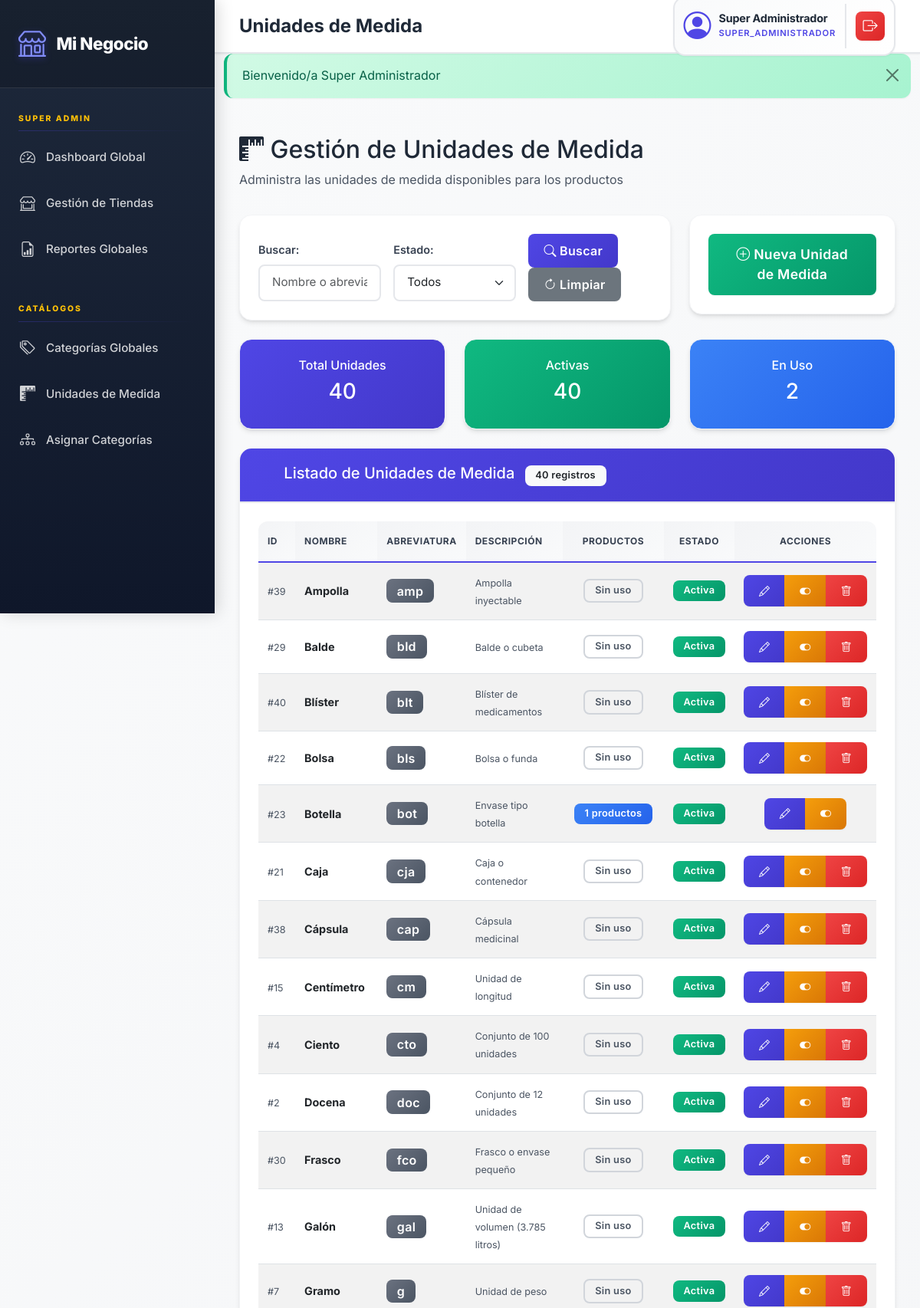
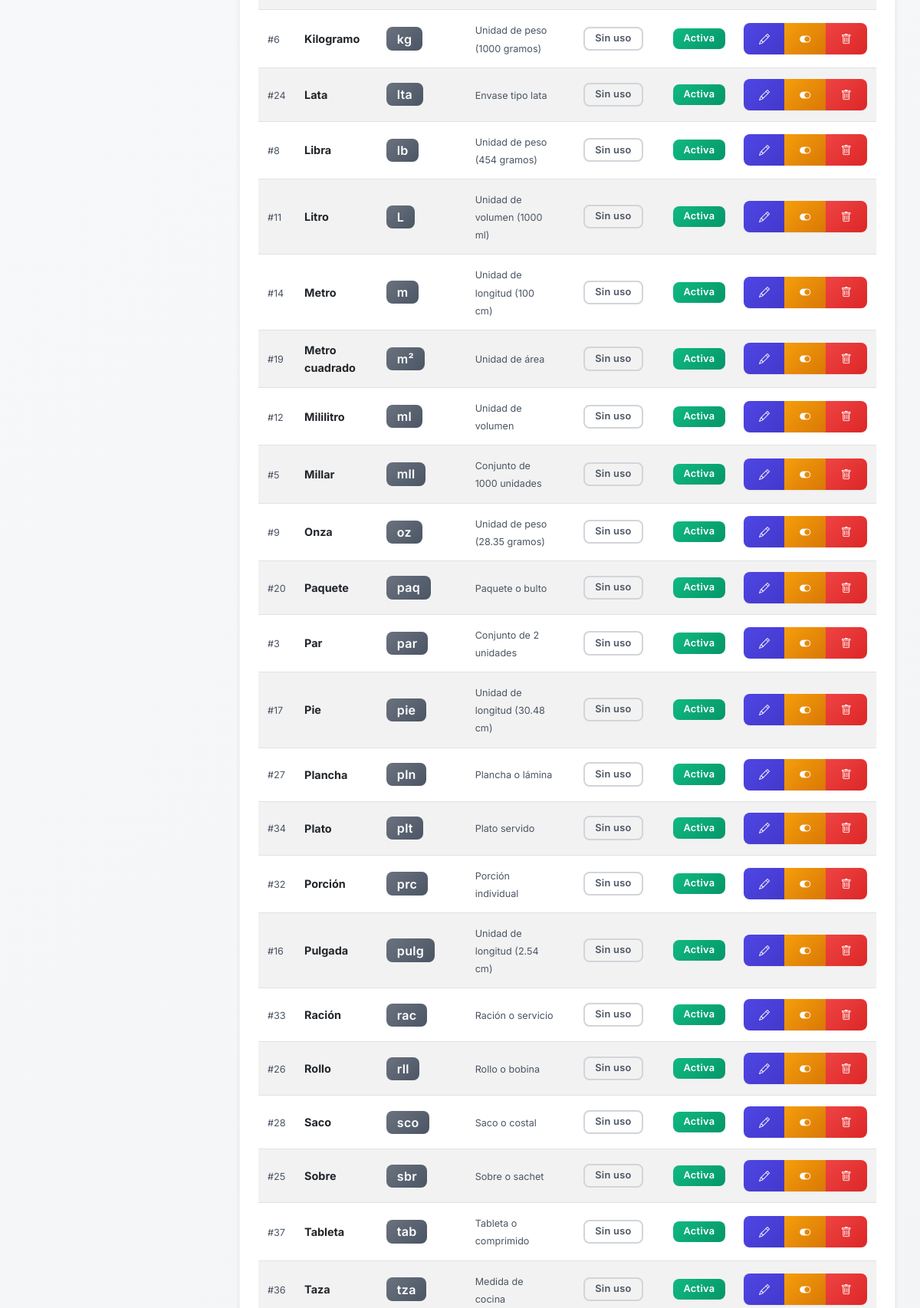
Page /views/super_admin/unidades_medida.php (signed in, upper part) on the committed database (2 pictures, top to bottom).
### tables this page shows
CREATE TABLE `unidades_medida` (
  `id` int(11) NOT NULL,
  `nombre` varchar(50) NOT NULL COMMENT 'Nombre completo (Kilogramo, Litro, Unidad)',
  `abreviatura` varchar(10) NOT NULL COMMENT 'Abreviatura (kg, L, und)',
  `descripcion` varchar(255) DEFAULT NULL,
  `activo` tinyint(1) NOT NULL DEFAULT 1,
  `created_at` timestamp NOT NULL DEFAULT current_timestamp(),
  `updated_at` timestamp NOT NULL DEFAULT current_timestamp() ON UPDATE current_timestamp()
);

### config/config.php (called while the page is built, shortened)
<?php
function e($value) {
    return htmlspecialchars((string)$value, ENT_QUOTES, 'UTF-8');
}
function getCsrfToken() {
    return $_SESSION['csrf_token'];
}

### views/super_admin/unidades_medida.php (the view, shortened to what this page needs)
<?php
require_once '../../config/config.php';
include '../layouts/header.php';
$db = Database::getInstance()->getConnection();
    ?>
    <?php
$busqueda = isset($_GET['q']) ? sanitizeInput($_GET['q']) : '';
$sql = "
    SELECT
        um.*,
        COUNT(p.id) as productos_usando
    FROM unidades_medida um
    LEFT JOIN productos p ON um.id = p.unidad_medida_id
    WHERE 1=1
";
$params = [];
$sql .= " GROUP BY um.id ORDER BY um.nombre ASC";
$stmt = $db->prepare($sql);
$stmt->execute($params);
$unidades = $stmt->fetchAll();
$total = count($unidades);
$activas = count(array_filter($unidades, fn($u) => $u['activo']));
$en_uso = count(array_filter($unidades, fn($u) => $u['productos_usando'] > 0));
?>
<div class="row mb-3">
    <div class="col-12">
        <h2><i class="bi bi-rulers"></i> Gestión de Unidades de Medida</h2>
        <p class="text-muted">Administra las unidades de medida disponibles para los productos</p>
    </div>
</div>
<div class="row mb-4">
    <div class="col-md-8">
        <div class="card">
            <div class="card-body">
                <form method="GET" class="row g-3 align-items-end">
                    <div class="col-md-4">
                        <label class="form-label">Buscar:</label>
                        <input type="text" class="form-control" name="q" value="<?php echo e($busqueda); ?>" placeholder="Nombre o abreviatura...">
                    </div>
                    <div class="col-md-4">
                        <label class="form-label">Estado:</label>
                        <select class="form-select" name="estado">
                            <option value="">Todos</option>
                        </select>
                    </div>
                    <div class="col-md-4">
                        <button type="submit" class="btn btn-primary">
                            <i class="bi bi-search"></i> Buscar
                        </button>
                        <a href="<?php echo e(BASE_URL); ?>/views/super_admin/unidades_medida.php" class="btn btn-secondary">
                            <i class="bi bi-arrow-clockwise"></i> Limpiar
                        </a>
                    </div>
                </form>
            </div>
        </div>
    </div>
    <div class="col-md-4">
        <div class="card">
            <div class="card-body text-center">
                <a href="<?php echo e(BASE_URL); ?>/views/super_admin/crear_unidad_medida.php" class="btn btn-success btn-lg w-100">
                    <i class="bi bi-plus-circle"></i> Nueva Unidad de Medida
                </a>
            </div>
        </div>
    </div>
</div>
<div class="row mb-4">
    <div class="col-md-4">
        <div class="card bg-primary text-white">
            <div class="card-body text-center">
                <h6>Total Unidades</h6>
                <h3><?php echo e($total); ?></h3>
            </div>
        </div>
    </div>
    <div class="col-md-4">
        <div class="card bg-success text-white">
            <div class="card-body text-center">
                <h6>Activas</h6>
                <h3><?php echo e($activas); ?></h3>
            </div>
        </div>
    </div>
    <div class="col-md-4">
        <div class="card bg-info text-white">
            <div class="card-body text-center">
                <h6>En Uso</h6>
                <h3><?php echo e($en_uso); ?></h3>
            </div>
        </div>
    </div>
</div>
<div class="row">
    <div class="col-12">
        <div class="card">
            <div class="card-header bg-primary text-white">
                <h5 class="mb-0">
                    <i class="bi bi-list"></i> Listado de Unidades de Medida
                    <span class="badge bg-light text-dark ms-2"><?php echo e($total); ?> registros</span>
                </h5>
            </div>
            <div class="card-body">
                <?php if (count($unidades) > 0): ?>
                <div class="table-responsive">
                    <table class="table table-hover table-striped">
                        <thead class="table-dark">
                            <tr>
                                <th>ID</th>
                                <th>Nombre</th>
                                <th>Abreviatura</th>
                                <th>Descripción</th>
                                <th class="text-center">Productos</th>
                                <th class="text-center">Estado</th>
                                <th class="text-center">Acciones</th>
                            </tr>
                        </thead>
                        <tbody>
                            <?php foreach ($unidades as $unidad): ?>
                            <tr>
                                <td><small class="text-muted">#<?php echo e($unidad['id']); ?></small></td>
                                <td><strong><?php echo e($unidad['nombre']); ?></strong></td>
                                <td>
                                    <span class="badge bg-secondary fs-6"><?php echo e($unidad['abreviatura']); ?></span>
                                </td>
                                <td>
                                    <small class="text-muted">
                                        <?php echo e($unidad['descripcion'] ?: '-'); ?>
                                    </small>
                                </td>
                                <td class="text-center">
                                    <?php if ($unidad['productos_usando'] > 0): ?>
                                    <span class="badge bg-info">
                                        <?php echo e($unidad['productos_usando']); ?> productos
                                    </span>
                                    <?php else: ?>
                                    <span class="badge bg-light text-muted">Sin uso</span>
                                    <?php endif; ?>
                                </td>
                                <td class="text-center">
                                    <?php if ($unidad['activo']): ?>
                                        <span class="badge bg-success">Activa</span>
                                    <?php else: ?>
                                        <span class="badge bg-danger">Inactiva</span>
                                    <?php endif; ?>
                                </td>
                                <td class="text-center">
                                    <div class="btn-group btn-group-sm" role="group">
                                        <a href="<?php echo e(BASE_URL); ?>/views/super_admin/editar_unidad_medida.php?id=<?php echo e($unidad['id']); ?>"
                                           class="btn btn-primary" title="Editar">
                                            <i class="bi bi-pencil"></i>
                                        </a>
                                        <?php if ($unidad['activo']): ?>
                                        <a href="<?php echo e(BASE_URL); ?>/controllers/UnidadMedidaController.php?action=cambiar_estado&id=<?php echo e($unidad['id']); ?>&activo=0&csrf_token=<?php echo e(getCsrfToken()); ?>"
                                           class="btn btn-warning"
                                           onclick="return confirm('¿Desactivar esta unidad?')"
                                           title="Desactivar">
                                            <i class="bi bi-toggle-on"></i>
                                        </a>
                                        <?php endif; ?>
                                        <?php if ($unidad['productos_usando'] == 0): ?>
                                        <a href="<?php echo e(BASE_URL); ?>/controllers/UnidadMedidaController.php?action=eliminar&id=<?php echo e($unidad['id']); ?>&csrf_token=<?php echo e(getCsrfToken()); ?>"
                                           class="btn btn-danger"
                                           onclick="return confirm('¿Eliminar esta unidad de medida? Esta acción no se puede deshacer.')"
                                           title="Eliminar">
                                            <i class="bi bi-trash"></i>
                                        </a>
                                        <?php endif; ?>
                                    </div>
                                </td>
                            </tr>
                            <?php endforeach; ?>
                        </tbody>
                    </table>
                </div>
                <?php endif; ?>
            </div>
        </div>
    </div>
</div>
<?php include '../layouts/footer.php'; ?>

### assets/css/style.css (style rules this page uses)
:root { --primary-color: #4F46E5; --primary-dark: #4338CA; --primary-light: #818CF8; --secondary-color: #64748B; --success-color: #10B981; --danger-color: #EF4444; --warning-color: #F59E0B; --info-color: #3B82F6; --gray-50: #F9FAFB; --gray-100: #F3F4F6; --gray-200: #E5E7EB; --gray-300: #D1D5DB; --gray-600: #4B5563; --gray-700: #374151; --gray-800: #1F2937; --gray-900: #111827; --font-primary: 'Inter', -apple-system, BlinkMacSystemFont, 'Segoe UI', sans-serif; --font-mono: 'JetBrains Mono', 'Courier New', monospace; --spacing-xs: 0.25rem; --spacing-sm: 0.5rem; --spacing-md: 1rem; --spacing-lg: 1.5rem; --spacing-xl: 2rem; --radius-sm: 0.375rem; --radius-md: 0.5rem; --radius-lg: 0.75rem; --radius-xl: 1rem; --shadow-sm: 0 1px 2px 0 rgba(0, 0, 0, 0.05); --shadow-md: 0 4px 6px -1px rgba(0, 0, 0, 0.1), 0 2px 4px -1px rgba(0, 0, 0, 0.06); --shadow-lg: 0 10px 15px -3px rgba(0, 0, 0, 0.1), 0 4px 6px -2px rgba(0, 0, 0, 0.05); --shadow-xl: 0 20px 25px -5px rgba(0, 0, 0, 0.1), 0 10px 10px -5px rgba(0, 0, 0, 0.04); }
* { margin: 0; padding: 0; box-sizing: border-box; }
body { font-family: var(--font-primary); background: linear-gradient(135deg, var(--gray-50) 0%, var(--gray-100) 100%); background-attachment: fixed; color: var(--gray-800); line-height: 1.6; min-height: 100vh; overflow-x: hidden; -webkit-font-smoothing: antialiased; -moz-osx-font-smoothing: grayscale; }
.card { border: none; border-radius: var(--radius-xl); box-shadow: var(--shadow-md); transition: all 0.3s cubic-bezier(0.4, 0, 0.2, 1); background: white; overflow: hidden; border: 1px solid var(--gray-100); }
.card-header { background: linear-gradient(135deg, var(--gray-50) 0%, white 100%); border-bottom: 2px solid var(--gray-200); font-weight: 700; padding: 1.25rem 1.5rem; font-size: 1.1rem; color: var(--gray-800); }
.card-header i { color: var(--primary-color); margin-right: 0.5rem; }
.card-body { padding: 1.5rem; }
.btn { border-radius: var(--radius-md); font-weight: 600; padding: 0.625rem 1.25rem; transition: all 0.3s ease; border: none; box-shadow: var(--shadow-sm); letter-spacing: 0.3px; }
.btn-primary { background: linear-gradient(135deg, var(--primary-color) 0%, var(--primary-dark) 100%); }
.btn-success { background: linear-gradient(135deg, #10B981 0%, #059669 100%); }
.btn-danger { background: linear-gradient(135deg, #EF4444 0%, #DC2626 100%); }
.btn-warning { background: linear-gradient(135deg, #F59E0B 0%, #D97706 100%); color: white !important; }
.btn-lg { padding: 0.875rem 1.75rem; font-size: 1.1rem; }
.table { font-size: 0.9rem; }
.table thead th { background: linear-gradient(135deg, var(--gray-100) 0%, var(--gray-50) 100%); border-bottom: 2px solid var(--primary-color); font-weight: 700; text-transform: uppercase; font-size: 0.75rem; color: var(--gray-700); letter-spacing: 0.5px; padding: 1rem 0.75rem; }
.table tbody tr { transition: all 0.2s ease; }
.table tbody td { padding: 0.875rem 0.75rem; vertical-align: middle; }
.table-responsive { border-radius: var(--radius-lg); overflow-x: auto; overflow-y: hidden; -webkit-overflow-scrolling: touch; }
.table-responsive > table { min-width: 600px; }
.badge { font-weight: 600; padding: 0.45rem 0.85rem; border-radius: var(--radius-md); letter-spacing: 0.3px; font-size: 0.8rem; }
.badge.bg-success { background: linear-gradient(135deg, #10B981 0%, #059669 100%) !important; }
.badge.bg-info { background: linear-gradient(135deg, #3B82F6 0%, #2563EB 100%) !important; }
.badge.bg-secondary { background: linear-gradient(135deg, #6B7280 0%, #4B5563 100%) !important; }
.badge.bg-light.text-muted { background: transparent !important; border: 2px solid var(--gray-300) !important; color: var(--gray-600) !important; }
.form-label { font-weight: 600; color: var(--gray-700); margin-bottom: 0.5rem; font-size: 0.9rem; }
.form-control, .form-select { border: 2px solid var(--gray-200); border-radius: var(--radius-md); padding: 0.65rem 1rem; transition: all 0.3s ease; font-size: 0.95rem; }
.bg-primary { background: linear-gradient(135deg, var(--primary-color) 0%, var(--primary-dark) 100%) !important; color: white !important; }
.bg-success { background: linear-gradient(135deg, #10B981 0%, #059669 100%) !important; color: white !important; }
.bg-info { background: linear-gradient(135deg, #3B82F6 0%, #2563EB 100%) !important; color: white !important; }
.text-muted { color: var(--gray-600) !important; }
small.text-muted { color: var(--gray-600) !important; }

### rows in the picture
unidades_medida: id "39", nombre "Ampolla", abreviatura "amp", descripcion "Ampolla inyectable", shows "Sin uso", activo "Activa"
unidades_medida: id "29", nombre "Balde", abreviatura "bld", descripcion "Balde o cubeta", shows "Sin uso", activo "Activa"
unidades_medida: id "40", nombre "Blíster", abreviatura "blt", descripcion "Blíster de medicamentos", shows "Sin uso", activo "Activa"
unidades_medida: id "22", nombre "Bolsa", abreviatura "bls", descripcion "Bolsa o funda", shows "Sin uso", activo "Activa"
unidades_medida: id "23", nombre "Botella", abreviatura "bot", descripcion "Envase tipo botella", productos_usando "1", activo "Activa"
unidades_medida: id "21", nombre "Caja", abreviatura "cja", descripcion "Caja o contenedor", shows "Sin uso", activo "Activa"
unidades_medida: id "38", nombre "Cápsula", abreviatura "cap", descripcion "Cápsula medicinal", shows "Sin uso", activo "Activa"
unidades_medida: id "15", nombre "Centímetro", abreviatura "cm", descripcion "Unidad de longitud", shows "Sin uso", activo "Activa"
unidades_medida: id "4", nombre "Ciento", abreviatura "cto", descripcion "Conjunto de 100 unidades", shows "Sin uso", activo "Activa"
unidades_medida: id "2", nombre "Docena", abreviatura "doc", descripcion "Conjunto de 12 unidades", shows "Sin uso", activo "Activa"
unidades_medida: id "30", nombre "Frasco", abreviatura "fco", descripcion "Frasco o envase pequeño", shows "Sin uso", activo "Activa"
unidades_medida: id "13", nombre "Galón", abreviatura "gal", descripcion "Unidad de volumen (3.785 litros)", shows "Sin uso", activo "Activa"
unidades_medida: id "7", nombre "Gramo", abreviatura "g", descripcion "Unidad de peso", shows "Sin uso", activo "Activa"
unidades_medida: id "6", nombre "Kilogramo", abreviatura "kg", descripcion "Unidad de peso (1000 gramos)", shows "Sin uso", activo "Activa"
unidades_medida: id "24", nombre "Lata", abreviatura "lta", descripcion "Envase tipo lata", shows "Sin uso", activo "Activa"
unidades_medida: id "8", nombre "Libra", abreviatura "lb", descripcion "Unidad de peso (454 gramos)", shows "Sin uso", activo "Activa"
unidades_medida: id "11", nombre "Litro", abreviatura "L", descripcion "Unidad de volumen (1000 ml)", shows "Sin uso", activo "Activa"
unidades_medida: id "14", nombre "Metro", abreviatura "m", descripcion "Unidad de longitud (100 cm)", shows "Sin uso", activo "Activa"
unidades_medida: id "19", nombre "Metro cuadrado", abreviatura "m²", descripcion "Unidad de área", shows "Sin uso", activo "Activa"
unidades_medida: id "12", nombre "Mililitro", abreviatura "ml", descripcion "Unidad de volumen", shows "Sin uso", activo "Activa"
unidades_medida: id "5", nombre "Millar", abreviatura "mll", descripcion "Conjunto de 1000 unidades", shows "Sin uso", activo "Activa"
unidades_medida: id "9", nombre "Onza", abreviatura "oz", descripcion "Unidad de peso (28.35 gramos)", shows "Sin uso", activo "Activa"
unidades_medida: id "20", nombre "Paquete", abreviatura "paq", descripcion "Paquete o bulto", shows "Sin uso", activo "Activa"
unidades_medida: id "3", nombre "Par", abreviatura "par", descripcion "Conjunto de 2 unidades", shows "Sin uso", activo "Activa"
unidades_medida: id "17", nombre "Pie", abreviatura "pie", descripcion "Unidad de longitud (30.48 cm)", shows "Sin uso", activo "Activa"
unidades_medida: id "27", nombre "Plancha", abreviatura "pln", descripcion "Plancha o lámina", shows "Sin uso", activo "Activa"
unidades_medida: id "34", nombre "Plato", abreviatura "plt", descripcion "Plato servido", shows "Sin uso", activo "Activa"
unidades_medida: id "32", nombre "Porción", abreviatura "prc", descripcion "Porción individual", shows "Sin uso", activo "Activa"
unidades_medida: id "16", nombre "Pulgada", abreviatura "pulg", descripcion "Unidad de longitud (2.54 cm)", shows "Sin uso", activo "Activa"
unidades_medida: id "33", nombre "Ración", abreviatura "rac", descripcion "Ración o servicio", shows "Sin uso", activo "Activa"
unidades_medida: id "26", nombre "Rollo", abreviatura "rll", descripcion "Rollo o bobina", shows "Sin uso", activo "Activa"
unidades_medida: id "28", nombre "Saco", abreviatura "sco", descripcion "Saco o costal", shows "Sin uso", activo "Activa"
unidades_medida: id "25", nombre "Sobre", abreviatura "sbr", descripcion "Sobre o sachet", shows "Sin uso", activo "Activa"
unidades_medida: id "37", nombre "Tableta", abreviatura "tab", descripcion "Tableta o comprimido", shows "Sin uso", activo "Activa"
unidades_medida: id "36", nombre "Taza", abreviatura "tza", descripcion "Medida de cocina", shows "Sin uso", activo "Activa"

### other values in the picture
$page_title "Unidades de Medida"
$_SESSION['nombre'] "Super Administrador"
$_SESSION['rol'] "SUPER_ADMINISTRADOR"
$flash['message'] "Bienvenido/a Super Administrador"
$total "40"
$activas "40"
$en_uso "2"
